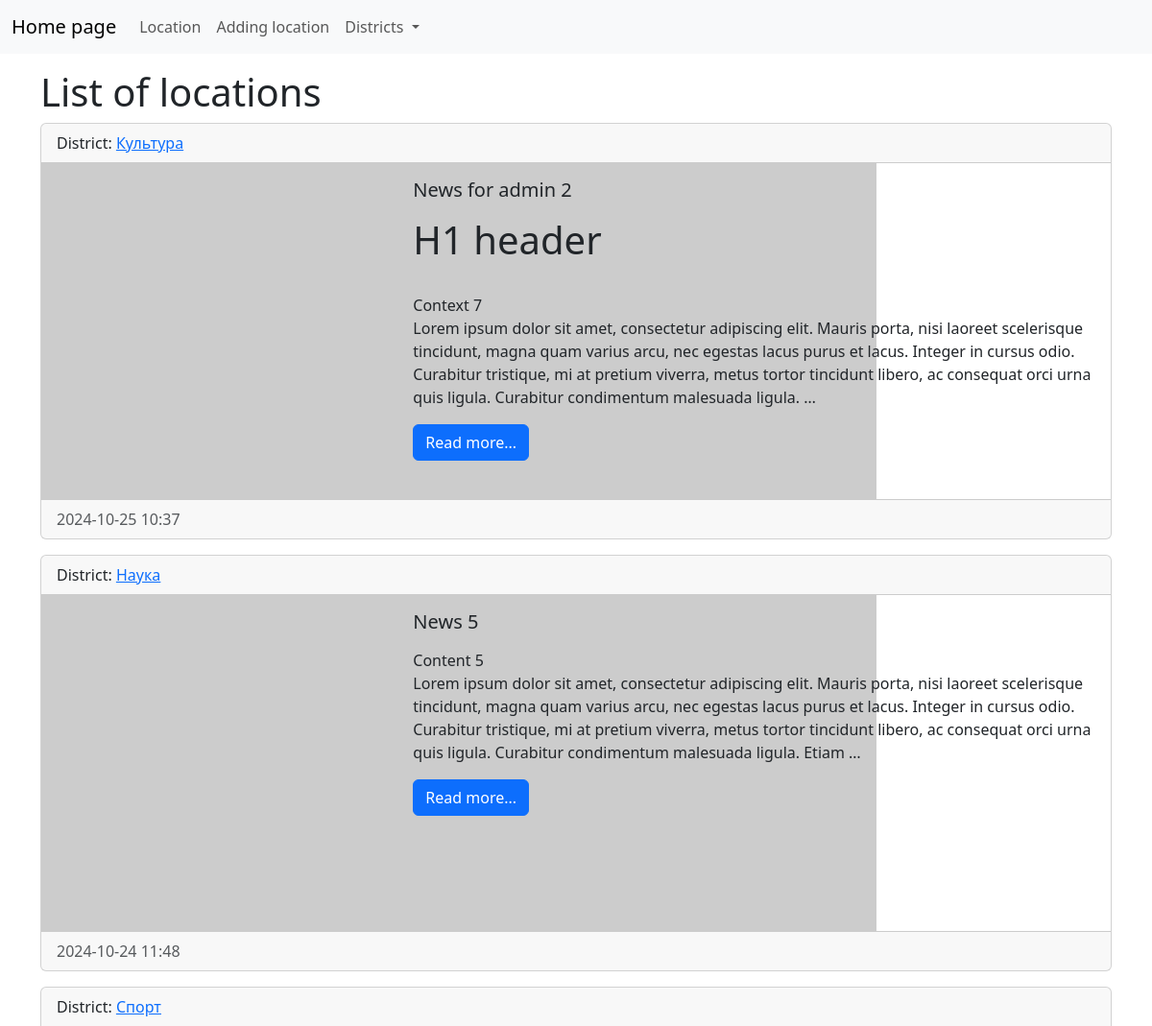
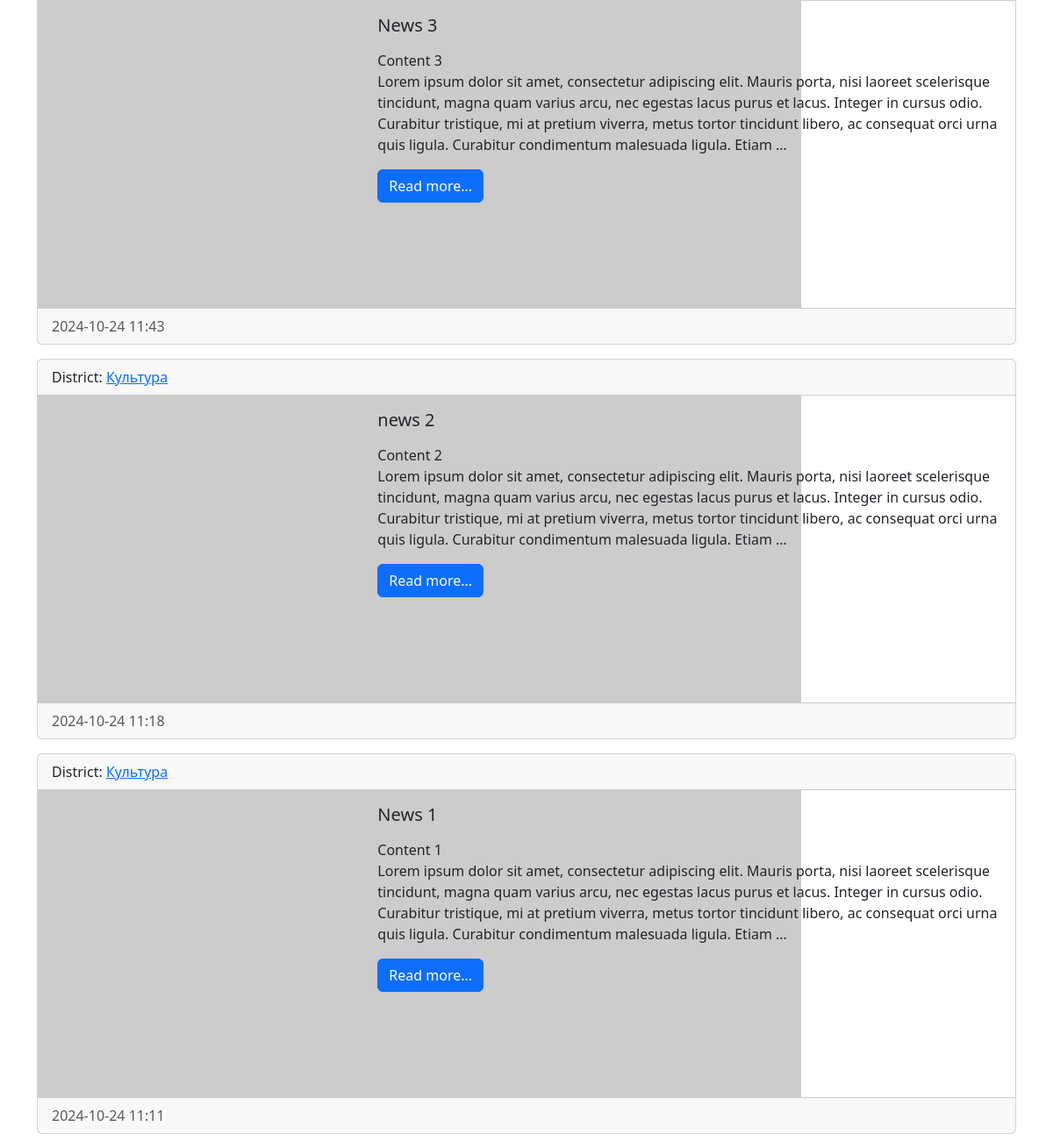
The app's page /, older data (2 pictures, top to bottom).
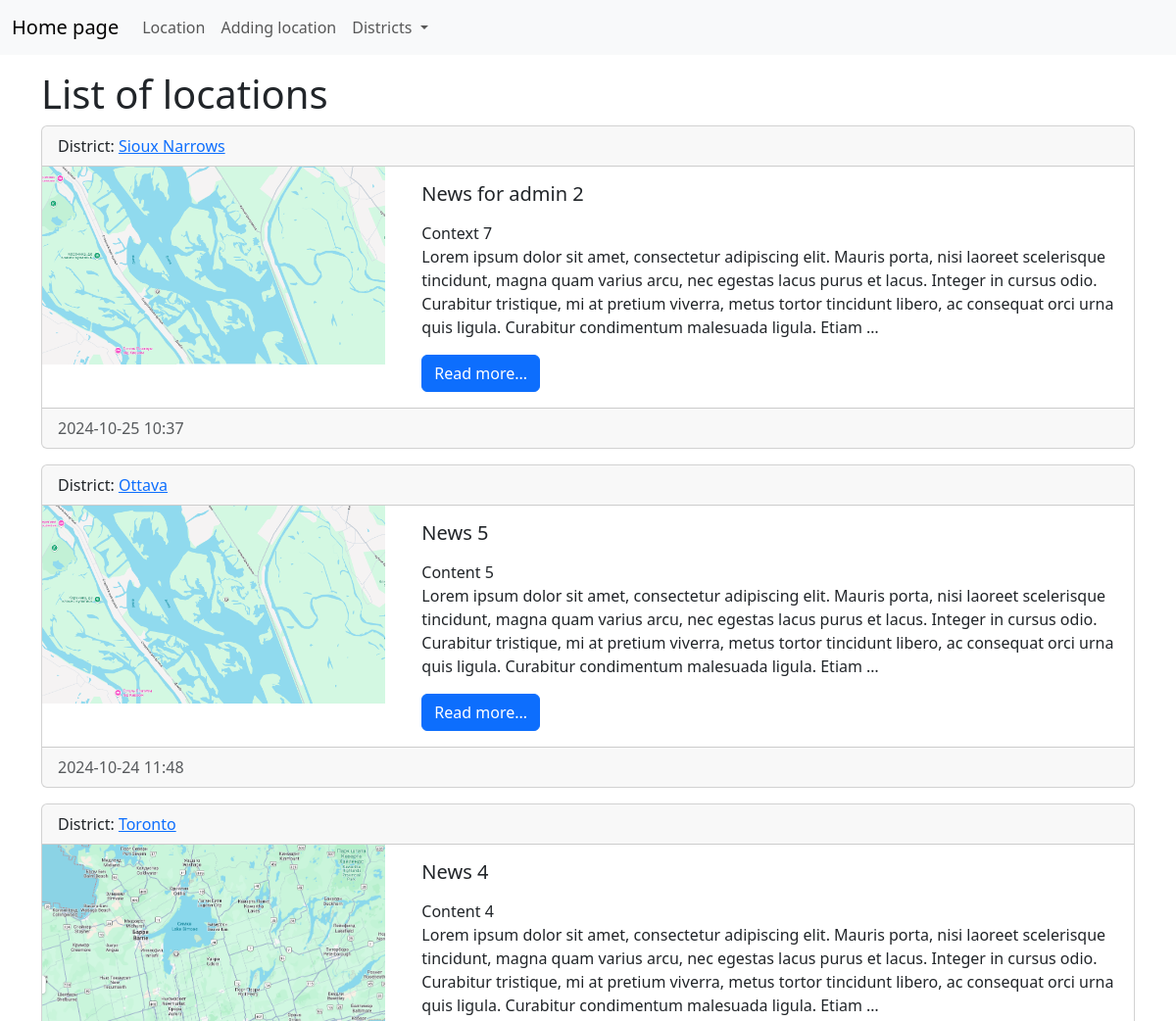
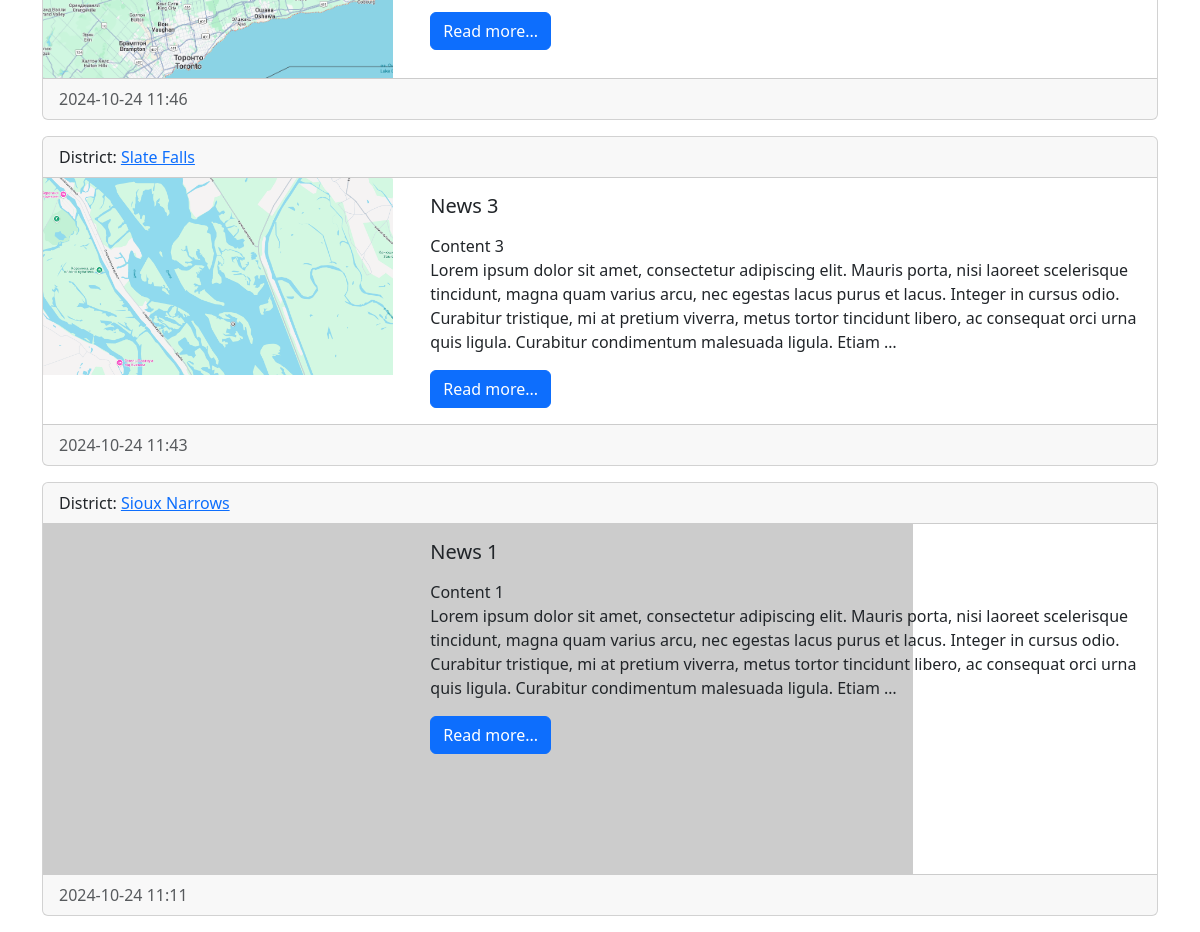
The same page, newer data (2 pictures, top to bottom).
### news/models.py (models this page shows, shortened)
class News(models.Model):
    title = models.CharField(max_length=150, verbose_name='Наименование')
    content = models.TextField(blank=True, verbose_name='Контекст')
    created_at = models.DateTimeField(auto_now_add=True, verbose_name='Дата публикации')
    updated_at = models.DateTimeField(auto_now=True, verbose_name='Дата обновления')
    photo = models.ImageField(upload_to='photos/%Y/%m/%d/', verbose_name='Фото', blank=True)
    is_published = models.BooleanField(default=True, verbose_name='Опубликовано')
    category = models.ForeignKey('Category', on_delete=models.PROTECT, null=True, verbose_name='Категория')
    class Meta:
        verbose_name = "Новость"
        verbose_name_plural = "Новости"
        ordering = ['-created_at', '-title']

class Category(models.Model):
    title = models.CharField(max_length=150, db_index=True, verbose_name='Наименование')
    def __str__(self):
        return self.title
    class Meta:
        verbose_name = "Категория"
        verbose_name_plural = "Категории"
        ordering = ['title']

### news/views.py (the view)
# urls.py: path("", index, name='home'),
def index(request):
    news = News.objects.all()
    category = Category.objects.all()
    mycontext = {
        'news': news,
        'category': category,
        'title': "List of locations"
    }
    return render(request, template_name="news/index.html", context=mycontext)

### news/templates/news/index.html (shortened to what this page needs)
<!doctype html>
<html lang="en">
  <head>
    <link href="https://cdn.jsdelivr.net/npm/bootstrap@5.3.3/dist/css/bootstrap.min.css" rel="stylesheet">
  </head>
  <body>
  <nav class="navbar navbar-expand-lg bg-body-tertiary">
    <div class="container-fluid">
      <a class="navbar-brand" href="{% url 'home' %}">Home page</a>
      <div class="collapse navbar-collapse" id="navbarSupportedContent">
        <ul class="navbar-nav me-auto mb-2 mb-lg-0">
          <li class="nav-item"><a class="nav-link" href="{% url 'home' %}">Location</a></li>
          <li class="nav-item"><a class="nav-link" href="#">Adding location</a></li>
          <li class="nav-item dropdown">
            <a class="nav-link dropdown-toggle" href="#" role="button" data-bs-toggle="dropdown" aria-expanded="false">
              Districts
            </a>
          </li>
        </ul>
      </div>
    </div>
  </nav>
  <div class="container mt-3">
    <h1>{{ title }}</h1>
    {% for item in news %}
      {% if item.is_published == 1 %}
      <div class="row g-0">
        <div class="card mb-3">
          <div class="card-header">
            District: <a href="{% url 'category' item.category.pk %}">{{ item.category }} </a>
          </div>
            <div class="row g-0">
              <div class="col-md-4">
                {% if item.photo %}
                    <img src="{{ item.photo.url }}" alt="" width="350" class="mr-3">
                {% else %}
                    <img src="https://picsum.photos/id/870/350/200?grayscale&blur=1" alt="" class="mr-3">
                {% endif %}
              </div>
              <div class="col-md-8">
                <div class="card-body">
                  <h5 class="card-title">{{ item.title }}</h5>
                  <p class="card-text">{{ item.content|safe|linebreaks|truncatewords:50 }}</p>
                  <a href="#" class="btn btn-primary">Read more...</a>
                </div>
              </div>
            </div>
          <div class="card-footer text-body-secondary">
            {{ item.created_at|date:"Y-m-d H:i" }}
          </div>
        </div>
      </div>
      {% endif %}
    {% endfor %}
  </div>
  </body>
</html>

Row changes from the older to the newer data that the page shows:
no longer on this page (row edited): News: category "Культура", is_published True (drawn), title "news 2", content "Content 2 Lorem ipsum dolor sit amet, consectetur adipiscing elit. Mauris porta, nisi laoreet scelerisque tincidunt, magna quam varius arcu, nec egestas lacus purus et lacus. Integer in cursus odio. Curabitur tristique, mi at pretium viverra, metus tortor tincidunt libero, ac consequat orci urna quis ligula. Curabitur condimentum malesuada ligula. Etiam …", created_at "2024-10-24 11:18"
changed News "News for admin 2": category "Культура" → "Sioux Narrows"; photo: picture added; content "H1 header Context 7 Lorem ipsum dolor sit amet, consectetur adipiscing elit. Mauris porta, nisi laoreet scelerisque tincidunt, magna quam varius arcu, nec egestas lacus purus et lacus. Integer in cursus odio. Curabitur tristique, mi at pretium viverra, metus tortor tincidunt libero, ac consequat orci urna quis ligula. Curabitur condimentum malesuada ligula. …" → "Context 7 Lorem ipsum dolor sit amet, consectetur adipiscing elit. Mauris porta, nisi laoreet scelerisque tincidunt, magna quam varius arcu, nec egestas lacus purus et lacus. Integer in cursus odio. Curabitur tristique, mi at pretium viverra, metus tortor tincidunt libero, ac consequat orci urna quis ligula. Curabitur condimentum malesuada ligula. Etiam …"
changed News "News 5": category "Наука" → "Ottava"; photo: picture added
now on this page (row edited): News: category "Toronto", photo (picture), title "News 4", content "Content 4 Lorem ipsum dolor sit amet, consectetur adipiscing elit. Mauris porta, nisi laoreet scelerisque tincidunt, magna quam varius arcu, nec egestas lacus purus et lacus. Integer in cursus odio. Curabitur tristique, mi at pretium viverra, metus tortor tincidunt libero, ac consequat orci urna quis ligula. Curabitur condimentum malesuada ligula. Etiam …", created_at "2024-10-24 11:46"
changed News "News 3": category "Спорт" → "Slate Falls"; photo: picture added
changed through a linked row, News "News 1": category "Культура" → "Sioux Narrows"
